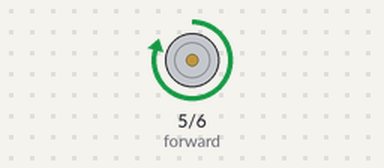
This sketch was run on a simulated Arduino Uno, built with avr-gcc and run on an emulated ATmega328P. Shown: motor-driver pin pairs drawn as motors (green arrow = first pin HIGH = forward, orange = second pin HIGH = backward, longer = more drive).

Above: at 5.5 s.
Timing chart, 0 to 9.6 s (numbered marks = the images above):
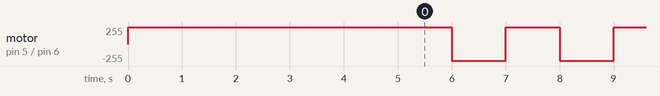

Measured:
- by itself, motor on pin 5 (forward) / pin 6 (back): repeats every 2.0 s: backward 250/255 1.0 s, forward 250/255 1.0 s

The sketch:

test_btn7919_toycar_out1.ino
```cpp
/*
 out1
*/

#define forward 5
#define back 6

int speed_level = 250;

void setup()
{
  pinMode(forward, OUTPUT);
  pinMode(back, OUTPUT);
  analogWrite(forward, 0);
  analogWrite(back,  0);
  analogWrite(forward, speed_level );
  analogWrite(back,  0);
  delay(5000);
}

void loop()
{
  analogWrite(forward, speed_level );
  analogWrite(back,  0);
  delay(1000);
  analogWrite(forward,  0);
  analogWrite(back,  speed_level);
  delay(1000);

}
```
